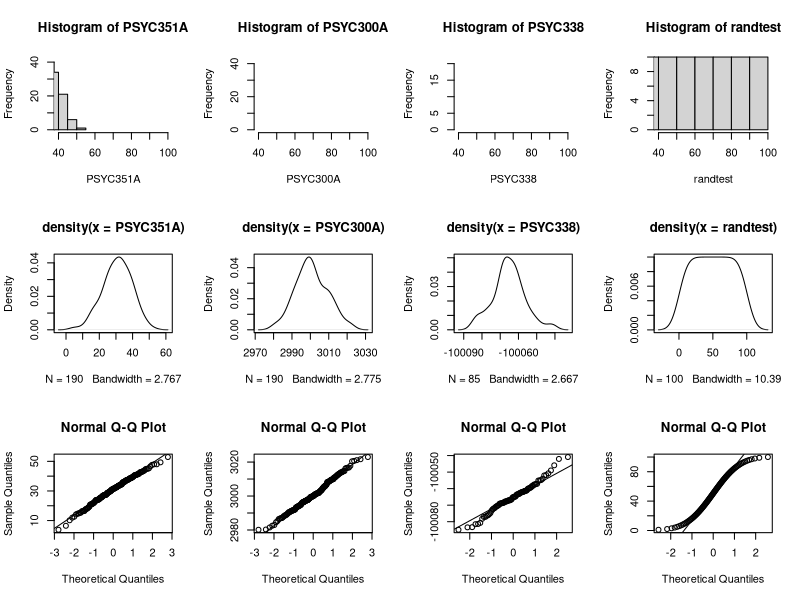

Here is the R script that generated this plot:
#### LIBRARIES ####
library(psych)
library(ggplot2)
library(reshape2)
library(cowplot)

#### DATA ####
# sdPastClasses <- c(rnorm(3,9.3551,0.6594)) ##makes three estimated and arbitrary sds
PSYC351A <- c(rnorm(190, 30, 9.07))
PSYC338 <- c(rnorm(85, -100065, 9.18))          
PSYC300A <- c(rnorm(190, 3000, 8.69))
df <-data.frame(cbind(PSYC300A, PSYC338, PSYC351A))
# dttstt<- rbind(PSYC300A, PSYC338, PSYC351A)

randtest<- c(1:100)


#### BASIC HIST ####
par(mfrow = c(3,4))
hist(PSYC351A, xlim = c(40,100))
hist(PSYC300A, xlim = c(40,100))
hist(PSYC338, xlim = c(40,100))
hist(randtest, xlim = c(40,100))

plot(density(PSYC351A))
plot(density(PSYC300A))
plot(density(PSYC338))
plot(density(randtest))

qqnorm(PSYC351A)
qqline(PSYC351A)
qqnorm(PSYC300A)
qqline(PSYC300A)
qqnorm(PSYC338)
qqline(PSYC338)
qqnorm(randtest)
qqline(randtest)


par(mfrow = c(1,1))

ks.test(PSYC300A, PSYC338)
#### GGPLOT HIST ####
# combinedDensityPlots<- ggplot(df)+
#   geom_density(mapping=aes(x=PSYC300A),color="red",fill="red", alpha=.5)+
#   geom_density(mapping=aes(x=PSYC338),color="blue",fill="blue", alpha=.5)+
#   geom_density(mapping=aes(x=PSYC351A),color="yellow",fill="yellow", alpha=.5)
# combinedBox<-ggplot(df)+
#   geom_boxplot(mapping=aes(x=PSYC338),color="darkgoldenrod",fill="darkgoldenrod1", alpha=.5)+
#   geom_boxplot(mapping=aes(x=PSYC300A),color="darkred",fill="darkred", alpha=.6)+
#   geom_boxplot(mapping=aes(x=PSYC351A),color="blue",fill="blue", alpha=.3)
# 
# plot_grid(combinedDensityPlots, combinedBox)
#### BASIC PCA ####
# pca <- prcomp(x= df, scale = TRUE) #converts data to pca
# 
# pcaPlot<- plot(pca$x[,1], pca$x[,2])  #plots pca
# 
# pca.var.per <- round((pca$sdev^2)/sum(pca$sdev^2)*100, 1) #finds variability
# 
# 
# barplot(pca.var.per)#scree plot